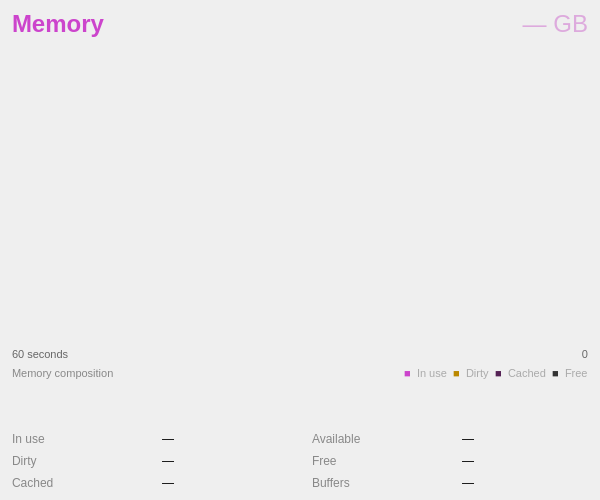
<?xml version="1.0" encoding="UTF-8"?>
<ui version="4.0">
 <class>MemoryDetailWidget</class>
 <widget class="QWidget" name="MemoryDetailWidget">
  <property name="geometry">
   <rect>
    <x>0</x>
    <y>0</y>
    <width>600</width>
    <height>500</height>
   </rect>
  </property>
  <layout class="QVBoxLayout" name="verticalLayout" stretch="0,1,0,0,0,0">
   <property name="spacing">
    <number>6</number>
   </property>
   <property name="leftMargin">
    <number>12</number>
   </property>
   <property name="topMargin">
    <number>10</number>
   </property>
   <property name="rightMargin">
    <number>12</number>
   </property>
   <property name="bottomMargin">
    <number>10</number>
   </property>
   <item>
    <layout class="QHBoxLayout" name="headerLayout">
     <item>
      <widget class="QLabel" name="titleLabel">
       <property name="styleSheet">
        <string>font-size: 18pt; font-weight: bold; color: #cc44cc;</string>
       </property>
       <property name="text">
        <string>Memory</string>
       </property>
      </widget>
     </item>
     <item>
      <spacer>
       <property name="orientation">
        <enum>Qt::Orientation::Horizontal</enum>
       </property>
       <property name="sizeHint" stdset="0">
        <size>
         <width>40</width>
         <height>0</height>
        </size>
       </property>
      </spacer>
     </item>
     <item>
      <widget class="QLabel" name="totalLabel">
       <property name="styleSheet">
        <string>font-size: 18pt; color: #ddaadd;</string>
       </property>
       <property name="text">
        <string>— GB</string>
       </property>
       <property name="alignment">
        <set>Qt::AlignmentFlag::AlignRight|Qt::AlignmentFlag::AlignTrailing|Qt::AlignmentFlag::AlignVCenter</set>
       </property>
      </widget>
     </item>
    </layout>
   </item>
   <item>
    <widget class="Perf::GraphWidget" name="graphWidget" native="true">
     <property name="sizePolicy">
      <sizepolicy hsizetype="Expanding" vsizetype="Expanding">
       <horstretch>0</horstretch>
       <verstretch>1</verstretch>
      </sizepolicy>
     </property>
    </widget>
   </item>
   <item>
    <layout class="QHBoxLayout" name="timeAxisLayout">
     <item>
      <widget class="QLabel" name="label">
       <property name="styleSheet">
        <string>color: #666; font-size: 8pt;</string>
       </property>
       <property name="text">
        <string>60 seconds</string>
       </property>
      </widget>
     </item>
     <item>
      <spacer>
       <property name="orientation">
        <enum>Qt::Orientation::Horizontal</enum>
       </property>
       <property name="sizeHint" stdset="0">
        <size>
         <width>40</width>
         <height>0</height>
        </size>
       </property>
      </spacer>
     </item>
     <item>
      <widget class="QLabel" name="label">
       <property name="styleSheet">
        <string>color: #666; font-size: 8pt;</string>
       </property>
       <property name="text">
        <string>0</string>
       </property>
       <property name="alignment">
        <set>Qt::AlignmentFlag::AlignRight|Qt::AlignmentFlag::AlignTrailing|Qt::AlignmentFlag::AlignVCenter</set>
       </property>
      </widget>
     </item>
    </layout>
   </item>
   <item>
    <layout class="QHBoxLayout" name="compLegendLayout">
     <item>
      <widget class="QLabel" name="compositionLabel">
       <property name="styleSheet">
        <string>color:#888; font-size: 8pt;</string>
       </property>
       <property name="text">
        <string>Memory composition</string>
       </property>
      </widget>
     </item>
     <item>
      <spacer>
       <property name="orientation">
        <enum>Qt::Orientation::Horizontal</enum>
       </property>
       <property name="sizeHint" stdset="0">
        <size>
         <width>10</width>
         <height>0</height>
        </size>
       </property>
      </spacer>
     </item>
     <item>
      <widget class="QLabel" name="legendUsedDot">
       <property name="styleSheet">
        <string>color: #cc44cc; font-size: 8pt;</string>
       </property>
       <property name="text">
        <string>■</string>
       </property>
      </widget>
     </item>
     <item>
      <widget class="QLabel" name="label">
       <property name="styleSheet">
        <string>color:#aaa; font-size: 8pt;</string>
       </property>
       <property name="text">
        <string>In use</string>
       </property>
      </widget>
     </item>
     <item>
      <widget class="QLabel" name="legendDirtyDot">
       <property name="styleSheet">
        <string>color: #bb8800; font-size: 8pt;</string>
       </property>
       <property name="text">
        <string>■</string>
       </property>
      </widget>
     </item>
     <item>
      <widget class="QLabel" name="label">
       <property name="styleSheet">
        <string>color:#aaa; font-size: 8pt;</string>
       </property>
       <property name="text">
        <string>Dirty</string>
       </property>
      </widget>
     </item>
     <item>
      <widget class="QLabel" name="legendCachedDot">
       <property name="styleSheet">
        <string>color: #552255; font-size: 8pt;</string>
       </property>
       <property name="text">
        <string>■</string>
       </property>
      </widget>
     </item>
     <item>
      <widget class="QLabel" name="label">
       <property name="styleSheet">
        <string>color:#aaa; font-size: 8pt;</string>
       </property>
       <property name="text">
        <string>Cached</string>
       </property>
      </widget>
     </item>
     <item>
      <widget class="QLabel" name="legendFreeDot">
       <property name="styleSheet">
        <string>color: #333333; font-size: 8pt;</string>
       </property>
       <property name="text">
        <string>■</string>
       </property>
      </widget>
     </item>
     <item>
      <widget class="QLabel" name="label">
       <property name="styleSheet">
        <string>color:#aaa; font-size: 8pt;</string>
       </property>
       <property name="text">
        <string>Free</string>
       </property>
      </widget>
     </item>
    </layout>
   </item>
   <item>
    <widget class="Perf::MemoryBar" name="compositionBar" native="true">
     <property name="minimumSize">
      <size>
       <width>0</width>
       <height>40</height>
      </size>
     </property>
     <property name="maximumSize">
      <size>
       <width>16777215</width>
       <height>40</height>
      </size>
     </property>
    </widget>
   </item>
   <item>
    <layout class="QGridLayout" name="statsGrid">
     <property name="horizontalSpacing">
      <number>24</number>
     </property>
     <property name="verticalSpacing">
      <number>8</number>
     </property>
     <item row="0" column="0">
      <widget class="QLabel" name="label">
       <property name="styleSheet">
        <string>color:#888;</string>
       </property>
       <property name="text">
        <string>In use</string>
       </property>
      </widget>
     </item>
     <item row="0" column="1">
      <widget class="QLabel" name="statInUseValue">
       <property name="text">
        <string>—</string>
       </property>
      </widget>
     </item>
     <item row="0" column="2">
      <widget class="QLabel" name="label">
       <property name="styleSheet">
        <string>color:#888;</string>
       </property>
       <property name="text">
        <string>Available</string>
       </property>
      </widget>
     </item>
     <item row="0" column="3">
      <widget class="QLabel" name="statAvailValue">
       <property name="text">
        <string>—</string>
       </property>
      </widget>
     </item>
     <item row="1" column="0">
      <widget class="QLabel" name="label">
       <property name="styleSheet">
        <string>color:#888;</string>
       </property>
       <property name="text">
        <string>Dirty</string>
       </property>
      </widget>
     </item>
     <item row="1" column="1">
      <widget class="QLabel" name="statDirtyValue">
       <property name="text">
        <string>—</string>
       </property>
      </widget>
     </item>
     <item row="1" column="2">
      <widget class="QLabel" name="label">
       <property name="styleSheet">
        <string>color:#888;</string>
       </property>
       <property name="text">
        <string>Free</string>
       </property>
      </widget>
     </item>
     <item row="1" column="3">
      <widget class="QLabel" name="statFreeValue">
       <property name="text">
        <string>—</string>
       </property>
      </widget>
     </item>
     <item row="2" column="0">
      <widget class="QLabel" name="label">
       <property name="styleSheet">
        <string>color:#888;</string>
       </property>
       <property name="text">
        <string>Cached</string>
       </property>
      </widget>
     </item>
     <item row="2" column="1">
      <widget class="QLabel" name="statCachedValue">
       <property name="text">
        <string>—</string>
       </property>
      </widget>
     </item>
     <item row="2" column="2">
      <widget class="QLabel" name="label">
       <property name="styleSheet">
        <string>color:#888;</string>
       </property>
       <property name="text">
        <string>Buffers</string>
       </property>
      </widget>
     </item>
     <item row="2" column="3">
      <widget class="QLabel" name="statBuffersValue">
       <property name="text">
        <string>—</string>
       </property>
      </widget>
     </item>
    </layout>
   </item>
  </layout>
 </widget>
 <customwidgets>
  <customwidget>
   <class>Perf::GraphWidget</class>
   <extends>QWidget</extends>
   <header>perf/graphwidget.h</header>
  </customwidget>
  <customwidget>
   <class>Perf::MemoryBar</class>
   <extends>QWidget</extends>
   <header>perf/memorybar.h</header>
  </customwidget>
 </customwidgets>
 <resources/>
 <connections/>
</ui>
